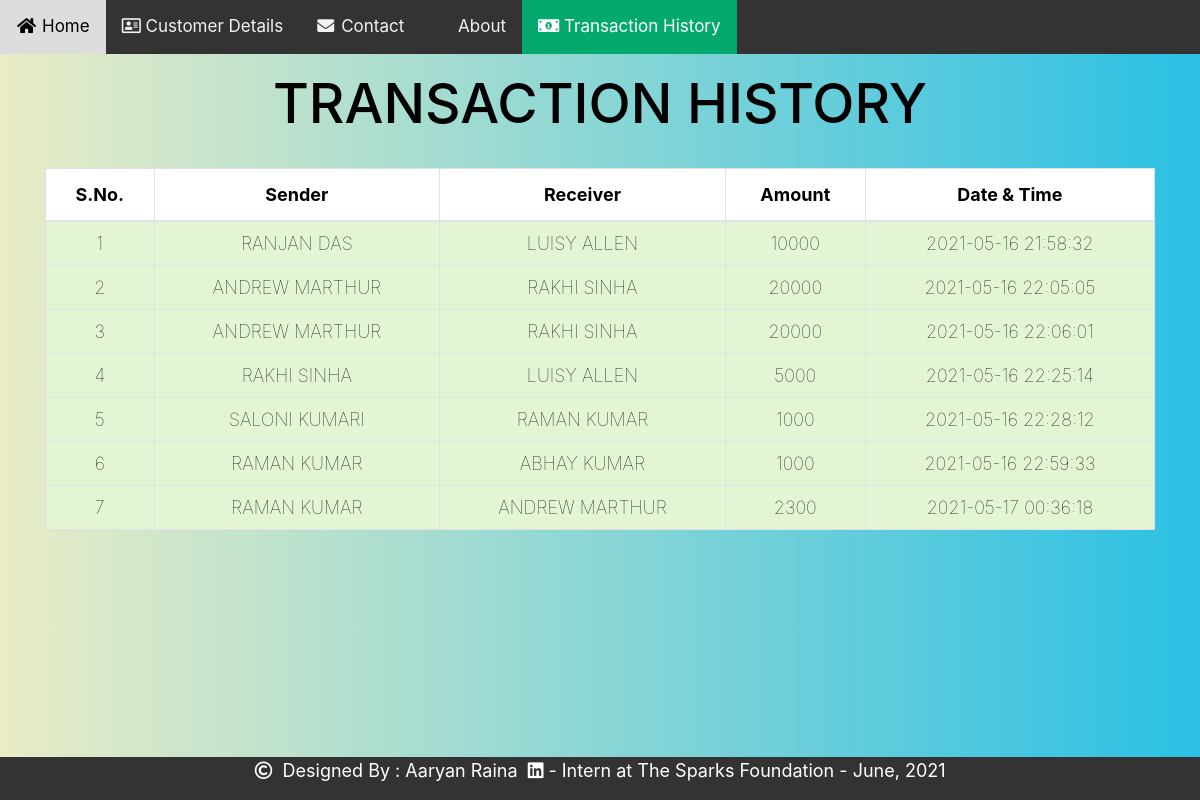
Page /transactionhis.php on the committed database.
### tables this page shows
CREATE TABLE `transaction` (
  `sno` int(3) NOT NULL,
  `sender` text NOT NULL,
  `receiver` text NOT NULL,
  `balance` int(8) NOT NULL,
  `datetime` datetime NOT NULL DEFAULT current_timestamp()
);

### transactionhis.php (the view, shortened to what this page needs)
<!DOCTYPE html>
<html lang="en">
<head>
    <link rel="stylesheet" href="https://stackpath.bootstrapcdn.com/bootstrap/4.5.2/css/bootstrap.min.css">
    <link rel="stylesheet" href="style.css?v=<?php echo time(); ?>" >
  <link rel="stylesheet" href="https://cdnjs.cloudflare.com/ajax/libs/font-awesome/4.7.0/css/font-awesome.min.css">
  <link rel="stylesheet" href="https://pro.fontawesome.com/releases/v5.10.0/css/all.css"/>
</head>
<body class="rest">
  <div class="topnav" id="myTopnav">
    <a href="index.php " ><i class="fa fa-fw fa-home"></i>  Home</a>
    <a href="customers.php"><i class="far fa-address-card"></i>	 Customer Details</a>
    <a href="contact.php"><i class="fa fa-fw fa-envelope"></i>  Contact</a>
    <a href="about.php"><i class="far fa-info-circle"></i>  About</a>
    <a class="active" href="transactionhis.php"><i class="fas fa-money-bill-alt" ></i>  Transaction History</a>
  </div>
    <div class="container">
        <h2 style="color : black; margin-top:1rem;text-align:center;text-transform:uppercase;font-size:55px">Transaction History</h2>
       <br>
       <div class="table-responsive-sm">
    <table class="table table-hover table-striped table-condensed table-bordered">
        <thead style="color : black;">
            <tr>
                <th class="text-center">S.No.</th>
                <th class="text-center">Sender</th>
                <th class="text-center">Receiver</th>
                <th class="text-center">Amount</th>
                <th class="text-center">Date & Time</th>
            </tr>
        </thead>
        <tbody>
        <?php
            include 'config.php';
            $sql ="select * from transaction";
            $query =mysqli_query($link, $sql);
            while($rows = mysqli_fetch_assoc($query))
            {
        ?>
            <tr style="color : black;">
            <td class="py-2"><?php echo $rows['sno']; ?></td>
            <td class="py-2"><?php echo $rows['sender']; ?></td>
            <td class="py-2"><?php echo $rows['receiver']; ?></td>
            <td class="py-2"><?php echo $rows['balance']; ?> </td>
            <td class="py-2"><?php echo $rows['datetime']; ?> </td>
        <?php
            }
        ?>
        </tbody>
    </table>
    </div>
</div>
</body>
<div class="footer">
  <p><i class="far fa-copyright"></i>&nbsp; Designed By : Aaryan Raina &nbsp;<a href="https://www.linkedin.com/in/aaryan-raina-5186061b3/?lipi=urn%3Ali%3Apage%3Ad_flagship3_profile_view_base%3BEZkwFGBoTw6zuEsNjl5%2FZg%3D%3D" style="color:white !important;" ><i class="fab fa-linkedin"></i></a>&nbsp;-&nbsp;Intern at The Sparks Foundation&nbsp;-&nbsp;June, 2021</p>
</div>
</html>

### style.css (style rules this page uses)
.topnav { overflow: hidden; background-color: #333; }
.topnav a { float: left; display: block; color: #f2f2f2; text-align: center; padding: 14px 16px; text-decoration: none; font-size: 17px; }
.topnav a.active { background-color: #04AA6D; color: white; }
.rest { background: #2BC0E4; background: -webkit-linear-gradient(to right, #EAECC6, #2BC0E4); background: linear-gradient(to right, #EAECC6, #2BC0E4); }
table { margin: 0 auto; font-size: large; border: 1px solid black; }
td { background-color: #E4F5D4; border: 1px solid black; }
th, td { font-weight: bold; border: 1px solid black; padding: 10px; text-align: center; }
th { background-color: white; }
td { font-weight: lighter; }
.footer { position: fixed; left: 0; bottom: 0; width: 100%; background-color:#333; color: white; font-size: 18px; text-align: center; }
body { margin-bottom: 100px; }

### rows in the picture
transaction: sno "1", sender "RANJAN DAS", receiver "LUISY ALLEN", balance "10000", datetime "2021-05-16 21:58:32"
transaction: sno "2", sender "ANDREW MARTHUR", receiver "RAKHI SINHA", balance "20000", datetime "2021-05-16 22:05:05"
transaction: sno "3", sender "ANDREW MARTHUR", receiver "RAKHI SINHA", balance "20000", datetime "2021-05-16 22:06:01"
transaction: sno "4", sender "RAKHI SINHA", receiver "LUISY ALLEN", balance "5000", datetime "2021-05-16 22:25:14"
transaction: sno "5", sender "SALONI KUMARI", receiver "RAMAN KUMAR", balance "1000", datetime "2021-05-16 22:28:12"
transaction: sno "6", sender "RAMAN KUMAR", receiver "ABHAY KUMAR", balance "1000", datetime "2021-05-16 22:59:33"
transaction: sno "7", sender "RAMAN KUMAR", receiver "ANDREW MARTHUR", balance "2300", datetime "2021-05-17 00:36:18"
